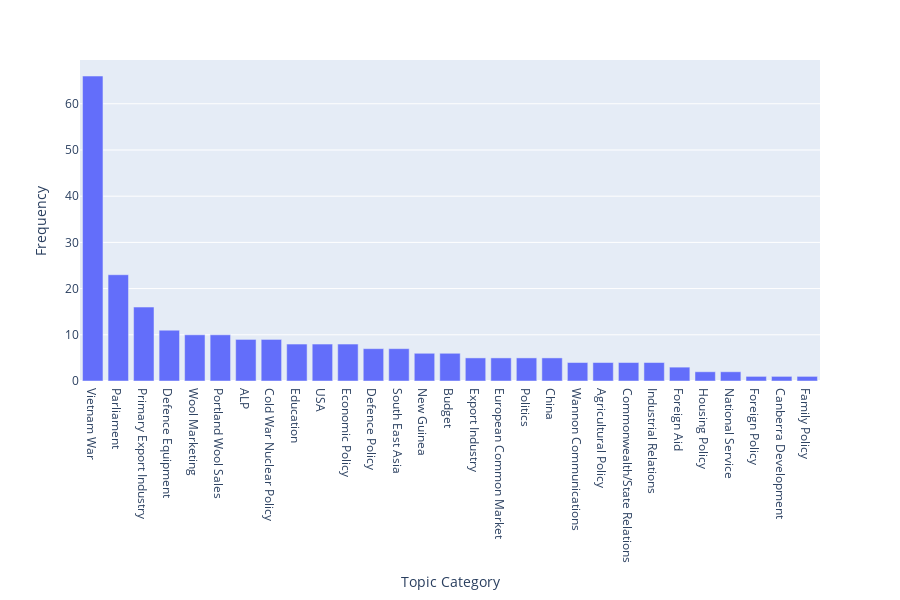

The cell this chart's notebook holds for it:
### Code cell
fig.show()

### Figure 1 — Plotly figure (JSON) as saved in the notebook; plotly's stock layout.template omitted (floating-point values rounded to 4 significant figures)
{"data": [{"alignmentgroup": "True", "hovertemplate": "Topic Category=%{x}<br>Frequency=%{y}<extra></extra>", "legendgroup": "", "marker": {"color": "#636efa", "pattern": {"shape": ""}}, "name": "", "offsetgroup": "", "orientation": "v", "showlegend": false, "textposition": "auto", "type": "bar", "x": ["Vietnam War", "Parliament", "Primary Export Industry", "Defence Equipment", "Wool Marketing", "Portland Wool Sales", "ALP", "Cold War Nuclear Policy", "Education", "USA", "Economic Policy", "Defence Policy", "South East Asia", "New Guinea", "Budget", "Export Industry", "European Common Market", "Politics", "China", "Wannon Communications", "Agricultural Policy", "Commonwealth/State Relations", "Industrial Relations", "Foreign Aid", "Housing Policy", "National Service", "Foreign Policy", "Canberra Development", "Family Policy"], "xaxis": "x", "y": [66, 23, 16, 11, 10, 10, 9, 9, 8, 8, 8, 7, 7, 6, 6, 5, 5, 5, 5, 4, 4, 4, 4, 3, 2, 2, 1, 1, 1], "yaxis": "y"}], "layout": {"barmode": "relative", "height": 600, "legend": {"tracegroupgap": 0}, "margin": {"t": 60}, "width": 900, "xaxis": {"anchor": "y", "autorange": true, "domain": [0, 1], "range": [-0.5, 28.5], "title": {"text": "Topic Category"}, "type": "category"}, "yaxis": {"anchor": "x", "autorange": true, "domain": [0, 1], "range": [0, 69.47], "title": {"text": "Frequency"}, "type": "linear"}}}
